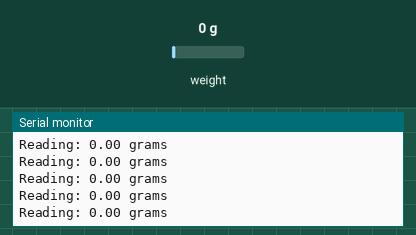
Simulated run of this sketch. Board: Arduino Uno, built with avr-gcc and run on an emulated ATmega328P. Parts: the last lines printed to the serial monitor. The inputs (shaded band) are chosen by the test bench; at power-on: weight on the scale 0 g.

Above: at 2.2 s.
2.3 s: weight on the scale set to 100 g
At 2.33 s:
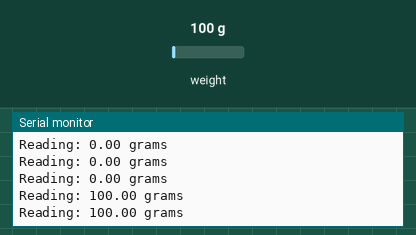
5.3 s: weight on the scale set to 1250 g
At 12.71 s:
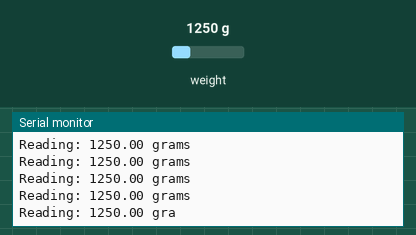
Timing chart, 0 to 12.8 s (numbered marks = the images above; inputs shaded):
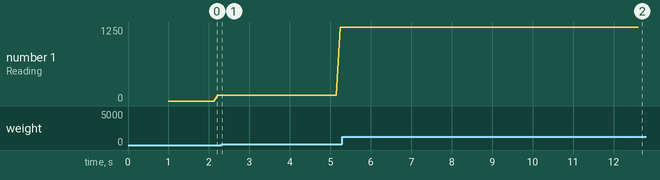

The sketch:

HX711.ino
```cpp
#include "HX711.h"

#define DOUT 24
#define DCLK 6

HX711 scale;

float calibration_factor = -28.5; // this calibration factor is adjusted according to my load cell
float units = 0;

void setup() {
  Serial.begin(9600);
  scale.begin(DOUT, DCLK);
  scale.set_scale(calibration_factor);
  scale.tare();
}

void loop() {
  Serial.print("Reading: ");
  units = scale.get_units(), 10;
  if (units < 0)
  {
    units = 0.00;
  }
  Serial.print(units);
  Serial.print(" grams");
  Serial.println();
}
```

Measured:
- after the input at 2.3 s, the serial monitor: prints a new line at once (image 1)
- after the input at 5.3 s, the serial monitor: prints a new line after 0.05 s (image 2)
- plotted number 1: 100 → 1250 after the input at 2.3 s
